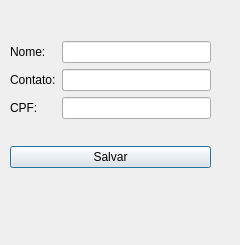
<?xml version="1.0" encoding="UTF-8"?>
<ui version="4.0">
 <class>NewCliente</class>
 <widget class="QDialog" name="NewCliente">
  <property name="geometry">
   <rect>
    <x>0</x>
    <y>0</y>
    <width>240</width>
    <height>245</height>
   </rect>
  </property>
  <property name="windowTitle">
   <string>Cadastro Cliente</string>
  </property>
  <property name="windowIcon">
   <iconset resource="recursos.qrc">
    <normaloff>:/img/icones/cliente.png</normaloff>:/img/icones/cliente.png</iconset>
  </property>
  <widget class="QLabel" name="gravou">
   <property name="geometry">
    <rect>
     <x>40</x>
     <y>210</y>
     <width>171</width>
     <height>20</height>
    </rect>
   </property>
   <property name="text">
    <string/>
   </property>
  </widget>
  <widget class="QWidget" name="layoutWidget">
   <property name="geometry">
    <rect>
     <x>10</x>
     <y>20</y>
     <width>201</width>
     <height>171</height>
    </rect>
   </property>
   <layout class="QVBoxLayout" name="verticalLayout_3">
    <item>
     <layout class="QHBoxLayout" name="horizontalLayout">
      <item>
       <layout class="QVBoxLayout" name="verticalLayout">
        <item>
         <widget class="QLabel" name="label0">
          <property name="text">
           <string>Nome:</string>
          </property>
         </widget>
        </item>
        <item>
         <widget class="QLabel" name="label2">
          <property name="text">
           <string>Contato:</string>
          </property>
         </widget>
        </item>
        <item>
         <widget class="QLabel" name="label1">
          <property name="text">
           <string>CPF:</string>
          </property>
         </widget>
        </item>
       </layout>
      </item>
      <item>
       <layout class="QVBoxLayout" name="verticalLayout_2">
        <item>
         <widget class="QLineEdit" name="edtNome"/>
        </item>
        <item>
         <widget class="QLineEdit" name="edtContato"/>
        </item>
        <item>
         <widget class="QLineEdit" name="edtCpf"/>
        </item>
       </layout>
      </item>
     </layout>
    </item>
    <item>
     <widget class="QPushButton" name="btnSalvar">
      <property name="text">
       <string>Salvar</string>
      </property>
     </widget>
    </item>
   </layout>
  </widget>
 </widget>
 <resources>
  <include location="recursos.qrc"/>
 </resources>
 <connections/>
</ui>
